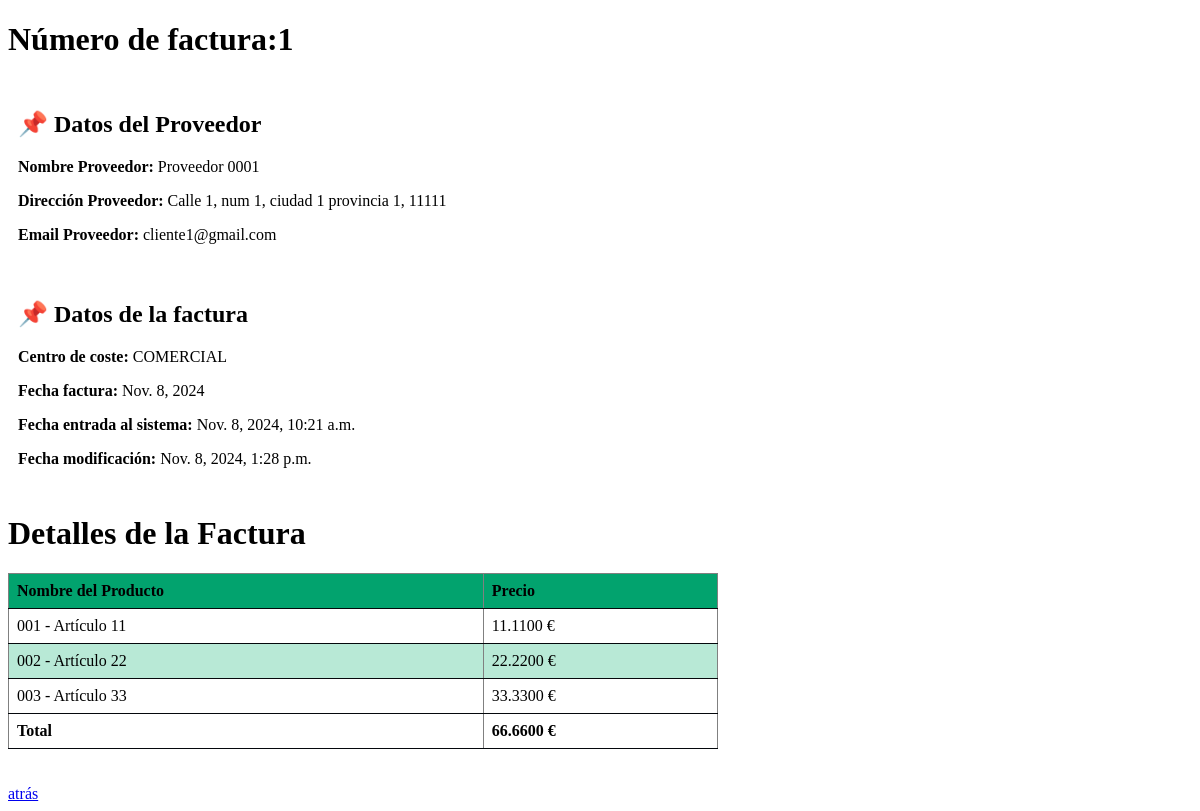
Page /factvisual/facturas/1/ on the committed database.
### factvisual/models.py (models this page shows, shortened)
class Facturas(models.Model):
    NumF = models.IntegerField(verbose_name = "Número de factura")
    NomProv = models.CharField(max_length=300, verbose_name = "Nombre del proveedor")
    FechaF = models.DateField(verbose_name = "Fecha de la factura")
    DireP = models.CharField(max_length=300, verbose_name = "Dirección del proveedor")
    CCOSTE_CHOICES = [
        ('COMERCIAL', 'Comercial'),
        ('FABRICA 1', 'Fabrica 1'),
        ('ALMACEN 2', 'Almacen 2') ]
    CCoste = models.CharField(max_length=20, choices=CCOSTE_CHOICES, default='COMERCIAL', verbose_name = "Centro de coste")
    Mail = models.EmailField(verbose_name="Email del proveedor")
    FechaE = models.DateTimeField(auto_now_add=True)
    FechaM = models.DateTimeField(auto_now=True)

class Detalles(models.Model):
    NomP = models.CharField(max_length=300, verbose_name = "Nombre del producto")
    Precio = models.DecimalField(max_digits=10, decimal_places=2)
    NumF = models.ForeignKey(Facturas, on_delete=models.CASCADE, related_name='detalles')

### factvisual/views.py (the view)
# urls.py: path('facturas/<int:pk>/', FacturasDetalleView.as_view(), name = 'facturasdetalle'),
class FacturasDetalleView(generic.DetailView):
    model= Facturas
    template_name = "factvisual/facturasdetalle.html"
    context_object_name = 'facturas'
    def get(self, request, pk):
        self.object = self.get_object()
        detalles = self.object.detalles.all()
        total = self.object.detalles.all().aggregate(Sum("Precio"))['Precio__sum']
        return render(request, self.template_name, {
            'facturas': self.object,
            'detalles': detalles,
            'total' : total
            })

### factvisual/templates/factvisual/facturasdetalle.html (shortened to what this page needs)
<!doctype html>
<html lang="en=US">
    <head>
    </head>
    <body>
        <h1>Número de factura:{{facturas.NumF}}</h1>
        <div class="container">
            <div class="column">
                <h2>&#128204; Datos del Proveedor</h2>
                <p><strong>Nombre Proveedor:</strong> {{ facturas.NomProv }} </p>
                <p><strong>Dirección Proveedor: </strong> {{ facturas.DireP }} </p>
                <p><strong>Email Proveedor: </strong> {{ facturas.Mail }} </p>
            </div>
            <div class="column">
                <h2>&#128204; Datos de la factura</h2>
                <p><strong>Centro de coste: </strong> {{ facturas.CCoste }} </p>
                <p><strong>Fecha factura: </strong> {{ facturas.FechaF }} </p>
                <p><strong>Fecha entrada al sistema: </strong> {{ facturas.FechaE }} </p>
                <p><strong>Fecha modificación: </strong> {{ facturas.FechaM }} </p>
            </div>
        <div class="table-container">
            <h1>Detalles de la Factura</h1>
            <table border="1">
                <thead>
                    <tr>
                        <th>Nombre del Producto</th>
                        <th>Precio</th>
                    </tr>
                </thead>
                <tbody>
                    {% for detalles in detalles %}
                    <tr>
                        <td>{{forloop.counter|stringformat:"03d"}} - {{ detalles.NomP }}</td>
                        <td>{{ detalles.Precio | stringformat:".4f" }} €</td>
                    </tr>
                    {% endfor %}
                </tbody>
                <tfoot>
                    <tr>
                        <td><strong> Total </strong></td>
                        <td><strong>{{total | stringformat:".4f"}} €</strong></td>
                    </tr>
                </tfoot>
            </table>
        </div>
        <br>
        <br>
        <div>
            <a href="{% url 'factvisual:facturas' %}"> atrás</a>
        </div>
    </body>
</html>

### factvisual/templates/factvisual/facturasdetalle.html (style rules this page uses)
.container { display: block; }
.column { flex: 50%; padding: 10px; }
.table-container { width: 100%; margin-top: 10px; }
table { width: 60%; border-collapse: collapse; }
th, td { padding: 8px; text-align: left; border-bottom: 1px solid #04080c; }
th { background-color: #02a36e; }
tr:nth-child(even) { background-color: #b8e9d6; }

### rows in the picture
Facturas: NumF "1", NomProv "Proveedor 0001", DireP "Calle 1, num 1, ciudad 1 provincia 1, 11111", Mail "cliente1@gmail.com", CCoste "COMERCIAL", FechaF "Nov. 8, 2024", FechaE "Nov. 8, 2024, 10:21 a.m.", FechaM "Nov. 8, 2024, 1:28 p.m."
Detalles: NomP "Artículo 11", Precio "11.1100"
Detalles: NomP "Artículo 22", Precio "22.2200"
Detalles: NomP "Artículo 33", Precio "33.3300"

### other values in the picture
{{ total | stringformat:".4f" }} "66.6600"
